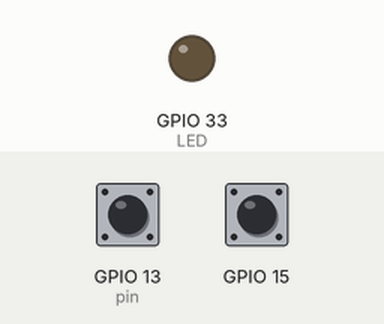
Recording of a sketch running on a simulated ESP32. Shown: output pins drawn as LEDs (lit = HIGH). Inputs (shaded band) come from the test bench; at power-on: GPIO 13 (pin) HIGH, GPIO 15 HIGH.

Above: at 1.2 s.
1.3 s: GPIO 13 (pin) pulled LOW for 0.15 s
At 2.2 s:
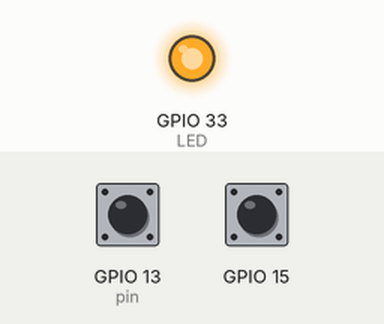
2.9 s: GPIO 13 (pin) pulled LOW for 1 s
At 3.5 s:
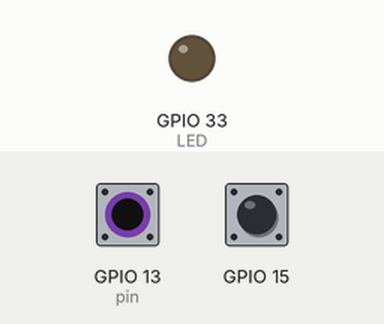
5.4 s: GPIO 13 (pin) pulled LOW for 3.2 s
At 6.6 s:
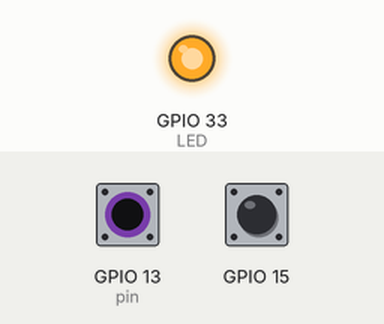
Timing chart, 0 to 8.4 s (numbered marks = the images above; inputs shaded):
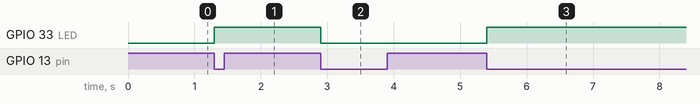

Measured:
- after the input at 1.3 s, GPIO 33 (LED): LOW → HIGH at once
- after the input at 2.9 s, GPIO 33 (LED): HIGH → LOW at once
- after the input at 5.4 s, GPIO 33 (LED): LOW → HIGH at once

The sketch:

push_test.ino
```cpp
#define PUSH1   13
#define PUSH2   15
#define N_PUSH  2
#define LED     33
#define NOT_PUSHED  1
#define PUSHED      0

typedef struct {
  uint8_t pin;
  uint8_t previous;
} t_push;

t_push push[N_PUSH];
uint8_t values[N_PUSH] = { NOT_PUSHED, NOT_PUSHED };

void setup() {
  Serial.begin(115200);

  push[0].pin = PUSH1;
  push[1].pin = PUSH2;

  for (int i=0; i<N_PUSH; i++) {
    push[i].previous = NOT_PUSHED;
    pinMode(push[i].pin, INPUT_PULLUP);
  }

  pinMode(LED, OUTPUT);
}

void loop() {
  for (int i=0; i<N_PUSH; i++) {
    values[i] = digitalRead(push[i].pin);
    if (push[i].previous != values[i]) {

      if (values[i] == PUSHED)
         digitalWrite(LED, digitalRead(LED) ^ 1);
      push[i].previous = values[i];
    }
  }

   delay(1);
}
```
